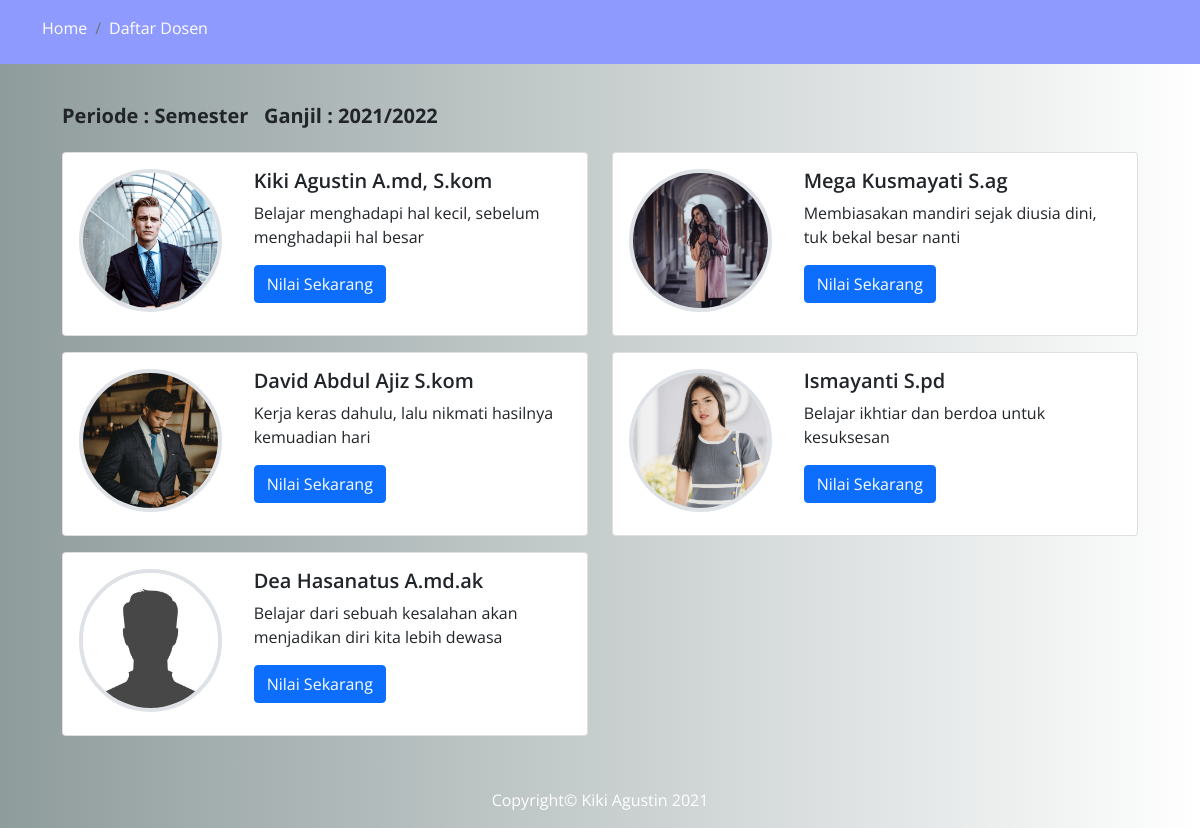
The app's page /index.php/user/daftarDosen with its own data.
### tables this page shows
CREATE TABLE `periode` (
  `id_periode` int(11) NOT NULL,
  `semester` varchar(50) NOT NULL,
  `tanggal` varchar(30) NOT NULL,
  `periode` varchar(55) NOT NULL,
  `status` int(11) NOT NULL
);

CREATE TABLE `daftar_dosen` (
  `id_daftar_dosen` int(11) NOT NULL,
  `nama` varchar(120) NOT NULL,
  `email` varchar(120) NOT NULL,
  `mengajar` varchar(60) NOT NULL,
  `image` varchar(125) NOT NULL,
  `quotes` text NOT NULL
);

### application/controllers/User.php (called while the page is built, shortened)
<?php
class User extends CI_Controller
{
    public function daftarDosen()
    {
        $daftarDosen = $this->db->get('daftar_dosen')->result_array();
        $email = $this->session->userdata('email');
        $user = $this->db->get_where('user', ['email' => $email])->row_array();
        $id_user = $user['id'];
        $periode = $this->db->get_where('periode', ['status' => 1])->row_array();
        $data = [
            'judul' => "Aplikasi Penilaian Dosen | Daftar Dosen",
            'daftar_dosen'  => $daftarDosen,
            'id_user'       => $id_user,
            'periode'       => $periode,
            'semester'       => $periode['semester'],
            'tahun'         => $periode['periode']
        ];
        $this->load->view('template_user/header', $data);
        $this->load->view('user/daftar_dosen');
        $this->load->view('template_user/footer');
    }
}

### index.php (called while the page is built, shortened)
<?php
require_once BASEPATH.'core/CodeIgniter.php';

### application/views/user/daftar_dosen.php (the view, shortened to what this page needs)
<nav id="navbar" class="navbar navbar-expand-lg navbar-light fixed-top ">
    <div class="container">
        <ol class="breadcrumb pt-2">
            <li class="breadcrumb-item text-white " aria-current="page"> <a style="text-decoration: none;" class="text-white" href="<?= base_url('User/home'); ?>">
                    Home </a> </li>
            <li class="breadcrumb-item text-white " aria-current="page">Daftar Dosen</li>
        </ol>
    </div>
</nav>
<section id="daftar_dosen" class="mt-5 pt-3 hapus-daftar">
    <div class="container">
        <div class="row isi-daftar-dosen">
            <h5 class="fw-bold mb-4"><?= $periode ? 'Periode : Semester &nbsp; ' . $semester . ' : ' . $tahun : 'Tidak ada periode yang harus dinilai'  ?> </h5>
            <?php foreach ($daftar_dosen as $df) : ?>
                <div class="col-sm-12 col-md-6">
                    <div class="card mb-3" style="max-width: 540px;">
                        <div class="row g-0 ">
                            <div class="col-md-4 p-3 ">
                                <img loading="lazy" src="<?= base_url("assets/user/img/dosen/") . $df["image"]; ?>" class="img-fluid rounded-circle border border-4 " alt="Dosen-1">
                            </div>
                            <div class="col-md-8">
                                <div class="card-body">
                                    <h5 class="card-title nama-dosen"><?= $df["nama"]; ?></h5>
                                    <p class="card-text">
                                        <?= $df["quotes"]; ?>
                                    </p>
                                    <?php $getUser = $this->db->get_where('hasil_penilaian', ['semester' => $semester, 'periode' => $tahun, 'id_daftar_dosen' => $df['id_daftar_dosen'], 'id_user' => $id_user])->row_array(); ?>
                                    <?php if ($getUser) : ?>
                                        <button style="cursor:none;" class="btn btn-success"> Sudah Dinilai</button>
                                    <?php else : ?>
                                        <a href="<?= base_url('User/riviewDosen/') . $df["id_daftar_dosen"]; ?>" class="btn btn-primary"> Nilai Sekarang</a>
                                    <?php endif; ?>
                                </div>
                            </div>
                        </div>
                    </div>
                </div>
            <?php endforeach; ?>
        </div>
    </div>
</section>
<footer class="text-center  text-white p-3 mb-0 ">Copyright&copy; Kiki Agustin 2021</footer>

### application/views/template_user/header.php (shortened to what this page needs)
<!doctype html>
<html lang="en">
<head>
    <link href="https://cdn.jsdelivr.net/npm/bootstrap@5.0.0-beta1/dist/css/bootstrap.min.css" rel="stylesheet">
    <link rel="stylesheet" href="<?= base_url("assets/user/"); ?>css/style.css">
    <link rel="stylesheet" href="<?= base_url("assets/user/"); ?>css/diskusi.css">
    <link rel="stylesheet" href="https://cdn.jsdelivr.net/npm/bootstrap-icons@1.3.0/font/bootstrap-icons.css">
</head>
<body class="halaman-utama">

### application/views/template_user/footer.php (shortened to what this page needs)
</body>
</html>

### assets/user/css/style.css (style rules this page uses)
* { outline: none; }
.halaman-utama { background: linear-gradient(to right, #8F9C9C, #ffffff); font-family: "Open sans"; }
.navbar { background-color: #8f9aff; }
.isi-daftar-dosen { margin-top: 20px; padding: 20px; }
.nama-dosen { font-weight: 600; }
.nama-dosen { font-size: 20px; font-weight: 600; }

### records on screen
periode: semester "Ganjil", periode "2021/2022"
daftar_dosen: image (picture), nama "Kiki Agustin A.md, S.kom", quotes "Belajar menghadapi hal kecil, sebelum menghadapii hal besar"
daftar_dosen: image (picture), nama "Mega Kusmayati S.ag", quotes "Membiasakan mandiri sejak diusia dini, tuk bekal besar nanti"
daftar_dosen: image (picture), nama "David Abdul Ajiz S.kom", quotes "Kerja keras dahulu, lalu nikmati hasilnya kemuadian hari"
daftar_dosen: image (picture), nama "Ismayanti S.pd", quotes "Belajar ikhtiar dan berdoa untuk kesuksesan"
daftar_dosen: image (picture), nama "Dea Hasanatus A.md.ak", quotes "Belajar dari sebuah kesalahan akan menjadikan diri kita lebih dewasa"
